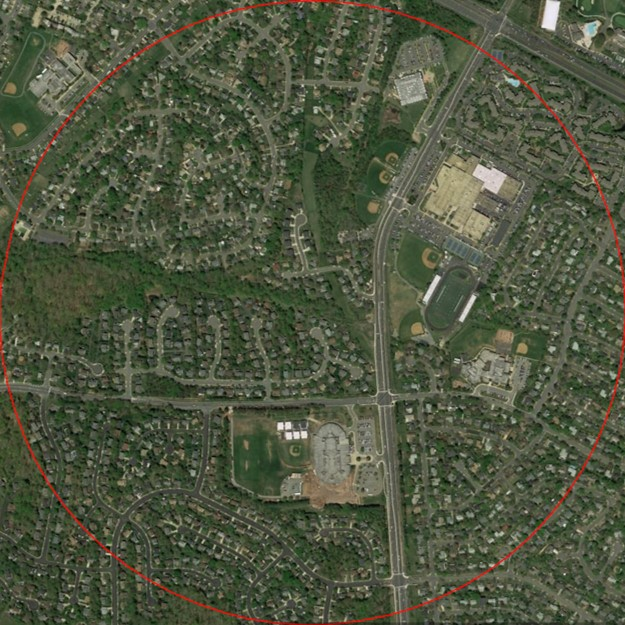
#> input picture IBETGroup17.jpg, 625 x 625 px
$ python Impervious_Surface_Calculator_DRAFT.py   (Python 2 division)
#> lines starting #> are read from the running program, lines starting #| are printed output that depends on the picture
from Tkinter import *
from PIL import Image, ImageTk, ImageDraw
import time

def main():
   global canvas, img,w,h
   image_name = "IBETGroup17.jpg"
   img = Image.open(image_name)
#> img is the input picture: PIL image 625x625 RGB; mean R, G, B 79.3, 86, 64.4
   w,h = img.size
#> w = 625; h = 625
   mv = 22

   pix_count = 0
   imp_count = 0

   white = (255,255,255)
   cyan = (0, 255,255)

# [8 lines of commented-out code are left out]

   image1 = Image.new("RGB", (w,h), (255,255,255))
#> image1: PIL image 625x625 RGB; every value is 255
   draw = ImageDraw.Draw(image1)

   rp,gp,bp = 0,0,0

   for x in range(w):
      for y in range(h):
         rp,gp,bp = img.getpixel((x,y))
         draw.line([x,y,x,y],(rp,gp,bp))
         if 36 <= (2.02*gp)-rp-bp:
            if not(x+1 == w or y+1 == h):
               draw.line([x,y,x,y],cyan)
#               canvas.create_line(x,y,x+1,y+1, fill = 'cyan')

         if gp > rp+2*bp-70:
            if not(x+1 == w or y+1 == h):
               draw.line([x,y,x,y],cyan)
#               canvas.create_line(x,y,x+1,y+1, fill = 'cyan')

   for x in range(w):
      for y in range(h):
         if (x-w/2)*(x-w/2) + (y-h/2)*(y-h/2) > (w/2-5)*(w/2-5):
            draw.line([x,y,x,y], white)
#            canvas.create_line(x,y,x+1,y+1, fill = 'white')
         else:
            pix_count+=1
#> after the loop, pix_count = 296025

# [5 lines of commented-out code are left out]
   filename = ("IBETGroup17image.jpg")
   image1.save(filename)
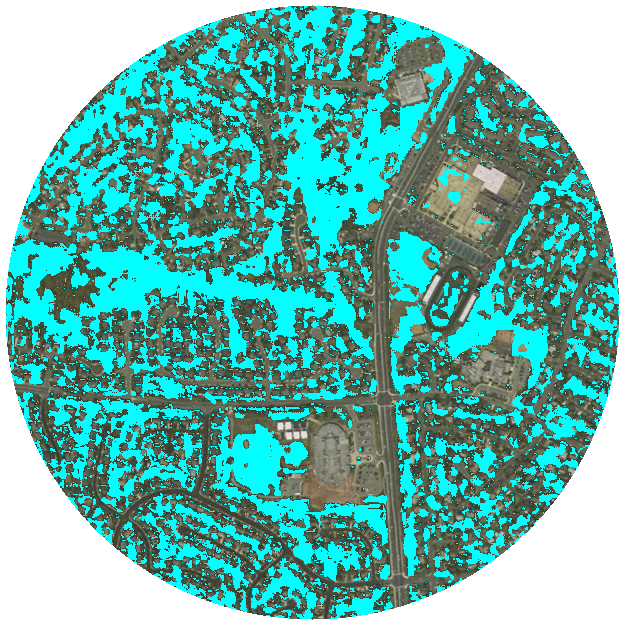
#> saved as IBETGroup17image.jpg: PIL image 625x625 RGB; mean R, G, B 104, 180.3, 171.3
#    root.bind('<Button-1>', click)
#    root.mainloop()
   clated = Image.open(filename)
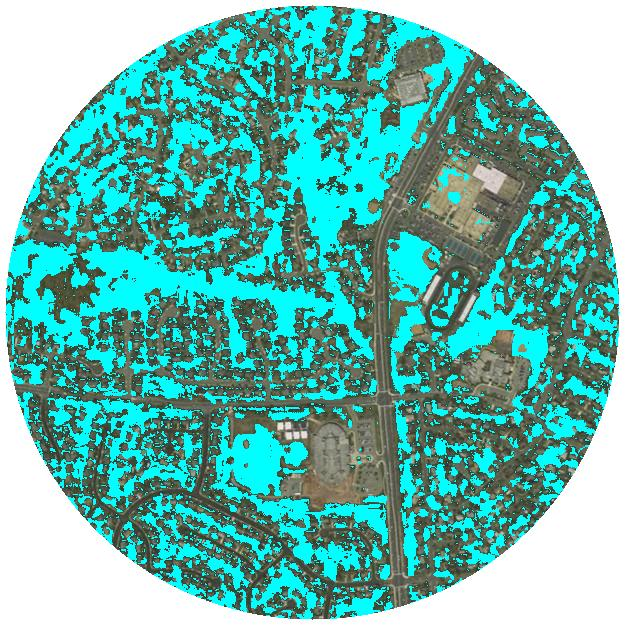
#> clated: PIL image 625x625 RGB; mean R, G, B 105.9, 179.3, 170.6
   w1,h1 = clated.size
#> w1 = 625; h1 = 625
   for x in range(w1):
      for y in range(w1):
         if(clated.getpixel((x,y))==0,255,255):
            imp_count+=1
#> after the loop, imp_count = 390625
   print imp_count
#| 390625
   print pix_count
#| 296025

if __name__ == "__main__":
   main()

$ run again, with IBETGroup10.jpg copied over IBETGroup17.jpg
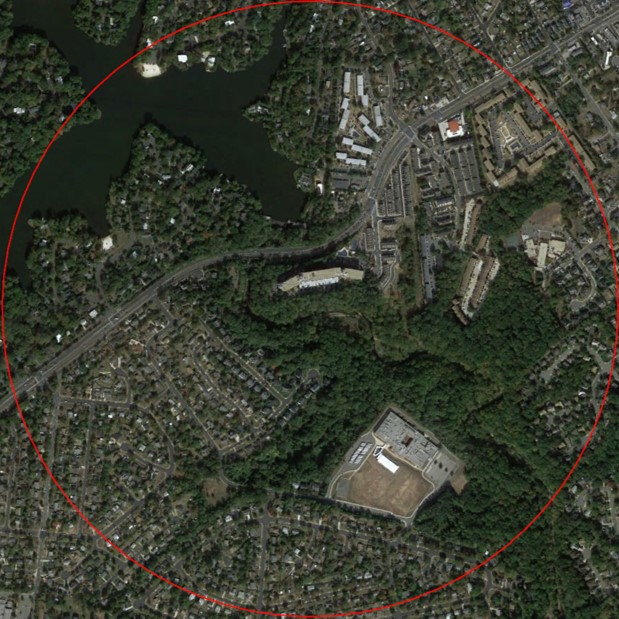
#> input picture IBETGroup10.jpg, 619 x 619 px
#> in main, img is the input picture: PIL image 619x619 RGB; mean R, G, B 57.5, 61, 48.6
#> image1: PIL image 619x619 RGB; every value is 255
#> after the loop in main, `for x in range(w):`: pix_count = 290273
#> in main, `image1.save(filename)`:
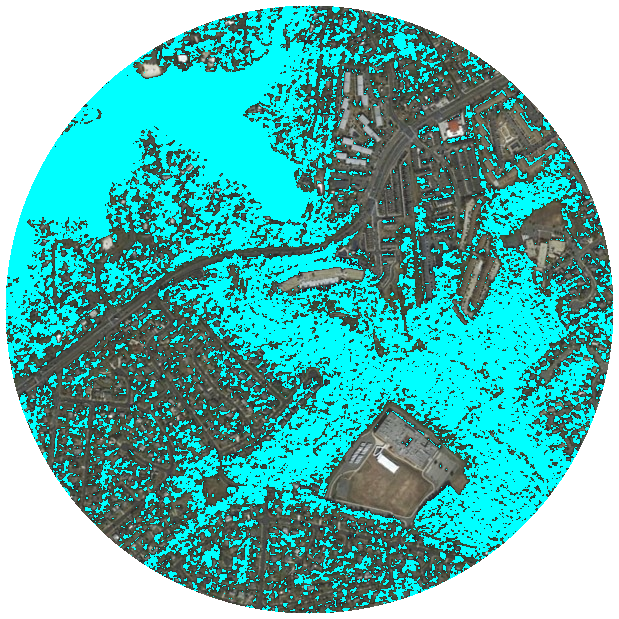
#> saved as IBETGroup17image.jpg: PIL image 619x619 RGB; mean R, G, B 93.6, 183.2, 178.4
#> in main, `clated = Image.open(filename)`:
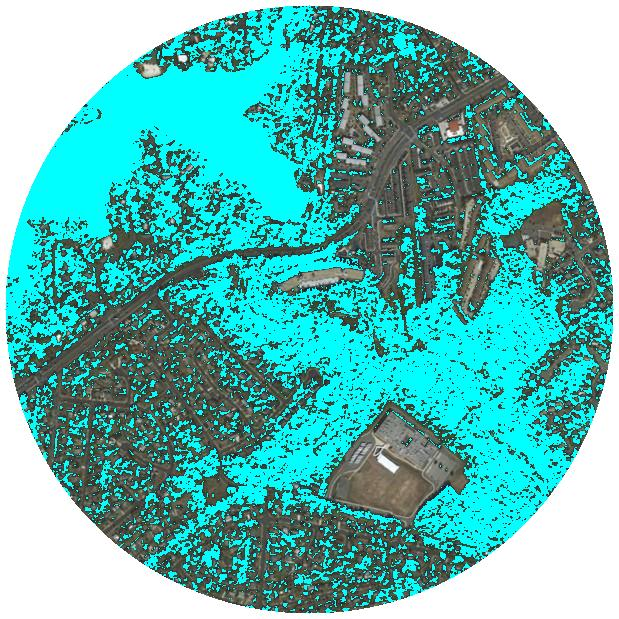
#> clated: PIL image 619x619 RGB; mean R, G, B 97.1, 182.2, 177.6
#| 383161
#| 290273

$ run again, with IBETGroup11.jpg copied over IBETGroup17.jpg
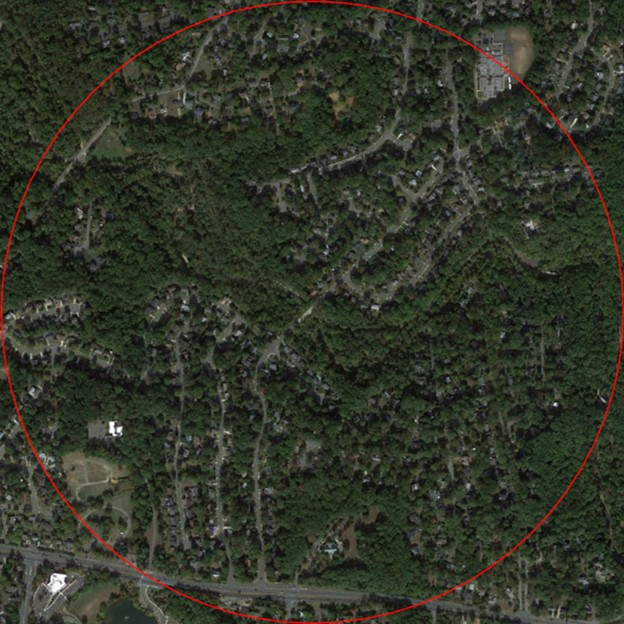
#> input picture IBETGroup11.jpg, 624 x 624 px
#> in main, img is the input picture: PIL image 624x624 RGB; mean R, G, B 49.6, 54.5, 41.1
#> image1: PIL image 624x624 RGB; every value is 255
#> after the loop in main, `for x in range(w):`: pix_count = 296025
#> in main, `image1.save(filename)`:
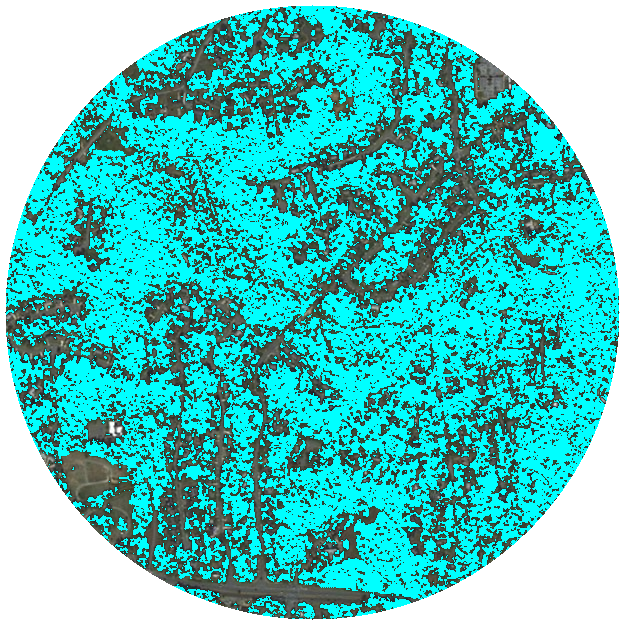
#> saved as IBETGroup17image.jpg: PIL image 624x624 RGB; mean R, G, B 81.9, 195.3, 191.3
#> in main, `clated = Image.open(filename)`:
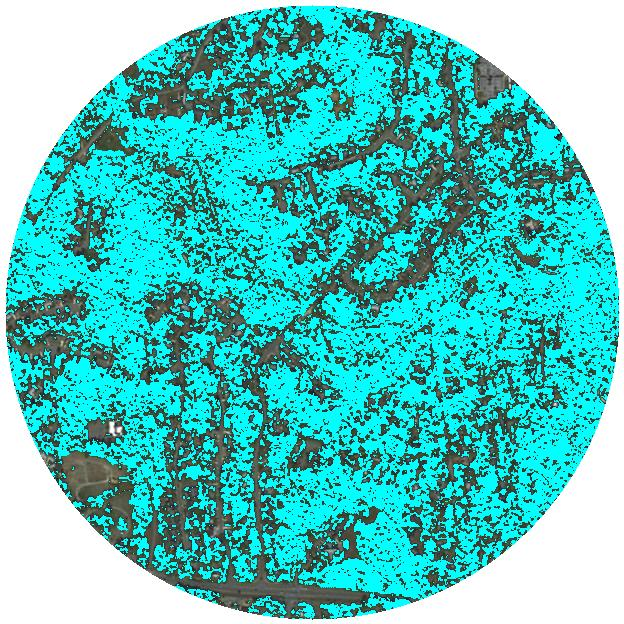
#> clated: PIL image 624x624 RGB; mean R, G, B 87.6, 193.7, 190.2
#| 389376
#| 296025
